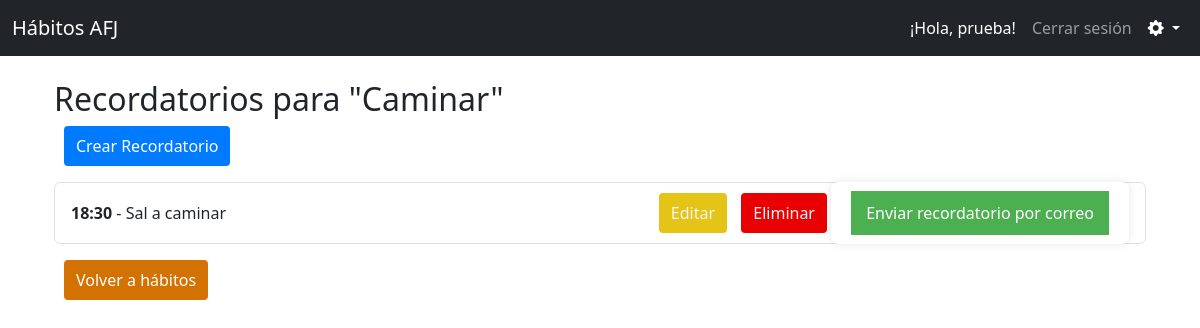
Page /habitos/recordatorios/9/ (signed in) on the committed database.
### habitos/models.py (models this page shows, shortened)
class Habito(models.Model):
    usuario = models.ForeignKey(User, on_delete=models.CASCADE)
    nombre = models.CharField(max_length=100)
    descripcion = models.TextField(blank=True, null=True)
    icono = models.ForeignKey('Icono', on_delete=models.SET_NULL, null=True, blank=True)
    fecha_creacion = models.DateTimeField(auto_now_add=True)

class Recordatorio(models.Model):
    habito = models.ForeignKey(Habito, on_delete=models.CASCADE, related_name='recordatorios')
    mensaje = models.CharField(max_length=255)
    hora = models.TimeField()
    frecuencia = models.CharField(
        max_length=20,
        choices=[('diario', 'Diario'), ('semanal', 'Semanal')],
        default='diario'
    )

### habitos/views.py (the view)
# urls.py: path('recordatorios/<int:habito_id>/', views.ver_recordatorio, name='ver_recordatorio'),
@never_cache
@login_required
def ver_recordatorio(request, habito_id):
    habito = get_object_or_404(Habito, pk=habito_id)
    recordatorios = habito.recordatorios.all()
    return render(request, 'habitos/ver_recordatorio.html', {
        'habito': habito,
        'recordatorios': recordatorios,
    })

### habitos/templates/habitos/ver_recordatorio.html (shortened to what this page needs)
{% extends 'base.html' %}
{% block content %}
<div class="container mt-4">
    <h2>Recordatorios para "{{ habito.nombre }}"</h2>
    <button class="btn-azul" onclick="window.location.href='{% url 'crear_recordatorio' habito.id %}'">Crear Recordatorio</button>
    {% if recordatorios %}
    <ul class="list-group mt-3">
        {% for recordatorio in recordatorios %}
        <li class="list-group-item d-flex justify-content-between align-items-center">
            <div>
                <strong>{{ recordatorio.hora|time:"H:i" }}</strong> - {{ recordatorio.mensaje }}
            </div>
            <div>
                <button class="btn2-amarillo btn-sm" onclick="window.location.href='{% url 'editar_recordatorio' recordatorio.id %}'">Editar</button>
                <button class="btn3-rojo btn-sm" onclick="window.location.href='{% url 'eliminar_recordatorio' recordatorio.id %}'">Eliminar</button>
                <form action="{% url 'enviar_recordatorio' habito.id %}" method="post" style="display:inline;">
                    <button type="submit">Enviar recordatorio por correo</button>
                </form>
            </div>
        </li>
        {% endfor %}
    </ul>
    {% else %}
    <p>No hay recordatorios aún.</p>
    {% endif %}
    <button class="btn1-naranja mt-3" onclick="window.location.href='{% url 'lista_habitos' %}'">Volver a hábitos</button>
</div>
{% endblock %}

### habitos/templates/base.html (shortened to what this page needs)
{% load static %}
<!DOCTYPE html>
<html lang="es">
<head>
    <link rel="stylesheet" href="{% static 'habitos/css/estilos.css' %}">
    <link rel="stylesheet" href="https://cdn.jsdelivr.net/npm/bootstrap@5.3.0/dist/css/bootstrap.min.css">
    <link rel="stylesheet" href="https://cdn.jsdelivr.net/npm/bootstrap-icons@1.10.5/font/bootstrap-icons.css">
</head>
<body>
    <nav class="navbar navbar-expand-lg navbar-dark bg-dark">
        <div class="container-fluid">
            <a class="navbar-brand" href="{% url 'inicio' %}">Hábitos AFJ</a>
            <div class="collapse navbar-collapse justify-content-end" id="navbarNav">
                <ul class="navbar-nav">
                    {% if user.is_authenticated %}
                        <li class="nav-item">
                            <span class="nav-link disabled text-white">
                                ¡Hola, {{ user.username }}!
                            </span>
                        </li>
                        <li class="nav-item">
                            <a class="nav-link" href="#" onclick="event.preventDefault(); document.getElementById('logout-form').submit();">
                                Cerrar sesión
                            </a>
                        </li>
                        <li class="nav-item dropdown">
                            <a class="nav-link dropdown-toggle text-white" href="#" id="configuracionDropdown" role="button" data-bs-toggle="dropdown" aria-expanded="false">
                                <i class="bi bi-gear-fill"></i>
                            </a>
                        </li>
                    {% endif %}
                </ul>
            </div>
        </div>
    </nav>
    <div class="container mt-4">
        {% block content %}
        {% endblock %}
    </div>
</body>
</html>

### habitos/static/habitos/css/estilos.css (style rules this page uses)
body { font-family: Arial, sans-serif; background-color: #f0f8ff; margin: 20px; }
form { background: white; padding: 20px; border-radius: 8px; max-width: 400px; margin: auto; box-shadow: 0 0 10px rgba(0,0,0,0.1); }
button { background-color: #4CAF50; color: white; border: none; padding: 10px 15px; cursor: pointer; border-radius: 4px; }
.btn-azul { background-color: #007bff; color: white; border: none; padding: 8px 12px; border-radius: 4px; cursor: pointer; margin-left: 10px; }
.btn1-naranja { background-color: #d37203; color: white; border: none; padding: 8px 12px; border-radius: 4px; cursor: pointer; margin-left: 10px; }
.btn2-amarillo { background-color: #e4c517; color: rgb(243, 243, 248); border: none; padding: 8px 12px; border-radius: 4px; cursor: pointer; margin-left: 10px; }
.btn3-rojo { background-color: #e90000; color: rgb(243, 243, 248); border: none; padding: 8px 12px; border-radius: 4px; cursor: pointer; margin-left: 10px; }

### rows in the picture
Habito: nombre "Caminar"
Recordatorio: hora "18:30", mensaje "Sal a caminar"

### other values in the picture
{{ user.username }} "prueba"
